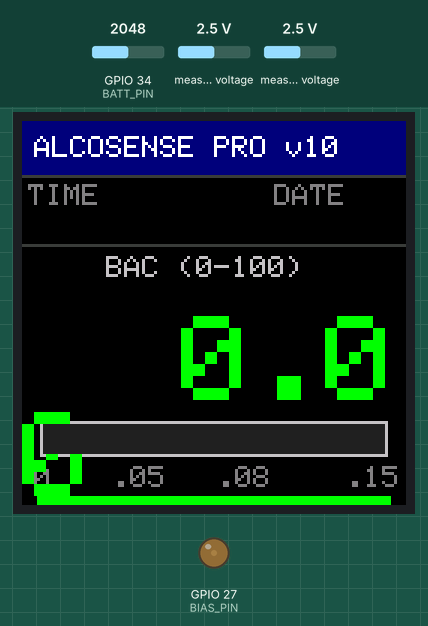
This sketch was run on a simulated ESP32. Shown: 128×128 colour display, output pins drawn as LEDs (lit = HIGH). The test bench sets the inputs (shaded band); at power-on: measured voltage 2.5 V, GPIO 34 (BATT_PIN) = 2048. Pins used as bus, display or sensor lines are not drawn; what the sketch prints to the serial monitor is not drawn.

Above: at 7.7 s.
7.8 s: measured voltage (sensor 200) set to 0.1 V
At 8.5 s:
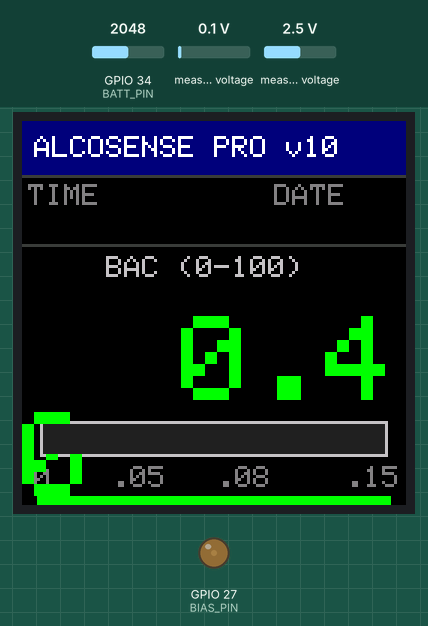
10.1 s: measured voltage (sensor 201) set to 0 V
At 10.4 s:
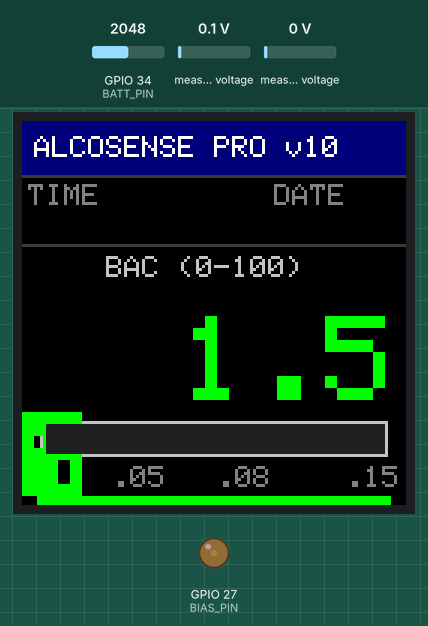
12.6 s: measured voltage (sensor 200) set to 0.4 V
At 13.5 s:
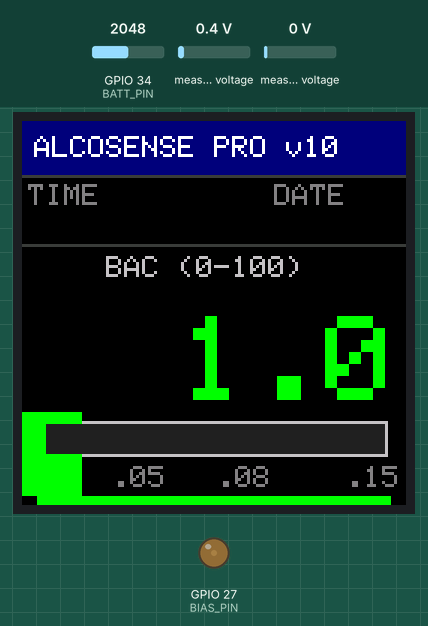
15.6 s: measured voltage (sensor 201) set to 0.1 V
At 16.0 s:
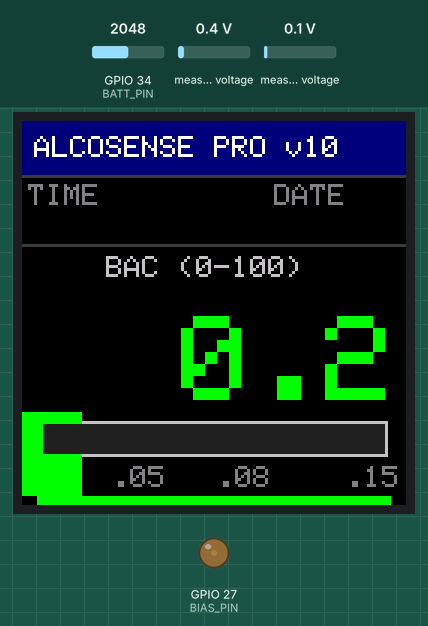
Timing chart, 0 to 18.6 s (numbered marks = the images above; inputs shaded):
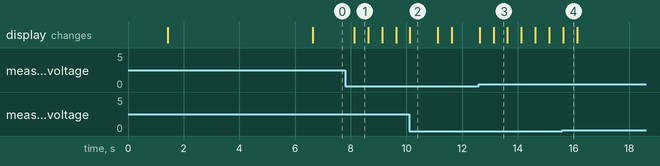

The sketch:

AlcoSense_Pro_ESP32.ino
```cpp
// ================================================================
//  AlcoSense Pro — ESP32 Version
//  (Reverted to classic loop logic without the state machine)
//  UPDATED: 0.00–100.00 scale | GAIN_FOUR | Moving average filter
// ================================================================

#include <Adafruit_ADS1X15.h>
#include <Adafruit_GFX.h>
#include <Adafruit_ST7735.h>
#include <SPI.h>
#include <Wire.h>

// ──────────────────────────────────────────────────────────────
//  ★ TFT INIT — change if display blank
//    INITR_BLACKTAB       most 1.44" black-PCB modules
//    INITR_144GREENTAB    green-PCB modules (Use this to fix edge static lines)
// ──────────────────────────────────────────────────────────────
#define TFT_INIT_TYPE INITR_144GREENTAB

#define TFT_CS 5
#define TFT_DC 2
#define TFT_RST 4
#define BIAS_PIN 27
#define BATT_PIN 34

Adafruit_ST7735 tft = Adafruit_ST7735(TFT_CS, TFT_DC, TFT_RST);
Adafruit_ADS1115 ads;

const float MAX_BAC_PCT = 0.300;
const float DISPLAY_MAX = 100.00;
const float LSB_MV = 0.03125;
const float RF_MOHM = 1.0;

// Sensitivity calibration value. Adjust this if readings are too high/low.
// 476.0 is standard for 0.010% BAC
float SENSITIVITY_NA = 476.0;

const uint8_t BIAS_PWM = 27;

const int MA_SIZE = 16;
int16_t maBuffer[MA_SIZE];
int maIndex = 0;
long maSum = 0;
bool maFilled = false;

float baselineADC = 0.0;
unsigned long prevRead = 0;
const unsigned long READ_MS = 500UL;

float movingAverage(int16_t newVal) {
  if (!maFilled && maIndex == 0) {
    for (int i=0; i<MA_SIZE; i++) maBuffer[i] = newVal;
    maSum = (long)newVal * MA_SIZE;
    maFilled = true;
  }
  maSum -= maBuffer[maIndex];
  maBuffer[maIndex] = newVal;
  maSum += newVal;
  maIndex = (maIndex + 1) % MA_SIZE;
  return (float)maSum / (float)MA_SIZE;
}

// Color definitions
#define C_BLACK   0x0000
#define C_WHITE   0xFFFF
#define C_NAVY    0x000F
#define C_GREY    0x8410
#define C_LGREY   0xC618
#define C_STEEL   0x39E7
#define C_DKGREY  0x2104
#define C_GREEN   0x07E0
#define C_AMBER   0xFD20
#define C_ORANGE  0xFD20
#define C_RED     0xF800
#define C_PURPLE  0x780F
#define C_MAGENTA 0xF81F

void drawSkeleton() {
  tft.fillScreen(C_BLACK);
  tft.fillRect(0, 0, 128, 18, C_NAVY);
  tft.setTextSize(1);
  tft.setTextColor(C_WHITE);
  tft.setCursor(4, 5);
  tft.print(F("ALCOSENSE PRO v10"));

  tft.drawFastHLine(0, 18, 128, C_STEEL);

  tft.setTextColor(C_GREY);
  tft.setCursor(2, 21);
  tft.print(F("TIME"));
  tft.setCursor(84, 21);
  tft.print(F("DATE"));

  tft.drawFastHLine(0, 41, 128, C_STEEL);

  tft.setTextColor(C_LGREY);
  tft.setCursor(28, 45);
  tft.print(F("BAC (0-100)"));

  // Progress bar outline
  tft.drawRect(6, 100, 116, 12, C_LGREY);
  tft.fillRect(7, 101, 114, 10, C_DKGREY);

  tft.setTextColor(C_GREY);
  tft.setCursor(4, 115);
  tft.print(F("0"));
  tft.setCursor(30, 115);
  tft.print(F(".05"));
  tft.setCursor(65, 115);
  tft.print(F(".08"));
  tft.setCursor(108, 115);
  tft.print(F(".15"));
}

void drawValue(float bac, float disp, float current_nA) {
  uint16_t col = C_GREEN;
  const char* status = "   SOBER   ";

  if (bac >= 0.150) { col = C_PURPLE; status = "  DANGER!  "; }
  else if (bac >= 0.080) { col = C_RED; status = "  ILLEGAL  "; }
  else if (bac >= 0.050) { col = C_AMBER; status = "  CAUTION  "; }
  else if (bac >= 0.020) { col = C_GREEN; status = "   CLEAR   "; }

  // Overwrite old value with blank box first
  tft.fillRect(0, 55, 128, 40, C_BLACK);

  tft.setTextSize(4);
  tft.setTextColor(col);

  char val[10];
  sprintf(val, "%6.2f", disp);
  tft.setCursor(5, 65);
  tft.print(val);

  // Progress Bar
  int16_t fw = (int16_t)((disp / DISPLAY_MAX) * 114.0);
  if (fw < 0) fw = 0;
  if (fw > 114) fw = 114;
  tft.fillRect(7, 101, 114, 10, C_DKGREY);
  if (fw > 0) tft.fillRect(7, 101, fw, 10, col);

  // Status Box
  tft.fillRect(5, 125, 118, 18, col);
  tft.setTextSize(1);
  tft.setTextColor(C_BLACK);
  tft.setCursor(30, 130);
  tft.print(status);
}

void setup() {
  Serial.begin(115200);
  delay(1000);

  const int pwmChannel = 0;
  ledcSetup(pwmChannel, 5000, 8);
  ledcAttachPin(BIAS_PIN, pwmChannel);
  ledcWrite(pwmChannel, BIAS_PWM);

  pinMode(TFT_RST, OUTPUT);
  digitalWrite(TFT_RST, HIGH); delay(10);
  digitalWrite(TFT_RST, LOW); delay(20);
  digitalWrite(TFT_RST, HIGH); delay(200);

  tft.initR(TFT_INIT_TYPE);
  tft.setRotation(0);
  tft.fillScreen(C_BLACK);

  Wire.begin();
  if (!ads.begin()) {
    Serial.println(F("ADS1115 FAILED"));
    tft.setTextColor(C_RED);
    tft.setTextSize(2);
    tft.setCursor(10, 50);
    tft.print(F("ADS ERROR"));
    while (1) delay(100);
  }
  ads.setGain(GAIN_FOUR);
  ads.setDataRate(RATE_ADS1115_128SPS);

  tft.fillScreen(C_BLACK);
  tft.setTextColor(C_AMBER);
  tft.setTextSize(1);
  tft.setCursor(10, 18);
  tft.print(F("AUTO-CALIBRATING"));
  Serial.print(F("Calibrating... "));

  long calSum = 0;
  for (int i = 0; i < 10; i++) {
    calSum += ads.readADC_Differential_0_1();
    delay(500);
  }
  baselineADC = (float)calSum / 10.0f;
  Serial.println(F("Done!"));

  drawSkeleton();
}

void loop() {
  unsigned long now = millis();

  if (now - prevRead >= READ_MS) {
    prevRead = now;

    int16_t rawADC = ads.readADC_Differential_0_1();
    float smoothed = movingAverage(rawADC);
    float delta = smoothed - baselineADC;
    float delta_mV = delta * LSB_MV;
    float current_nA = -delta_mV / RF_MOHM;

    // Noise floor (Deadband)
    if (current_nA < 15.0f) current_nA = 0.0f;

    float bac = (current_nA / SENSITIVITY_NA) * 0.010f;
    if (bac < 0.0f) bac = 0.0f;

    float disp = (bac / MAX_BAC_PCT) * DISPLAY_MAX;
    if (disp > DISPLAY_MAX) disp = DISPLAY_MAX;

    drawValue(bac, disp, current_nA);

    float pinV = (analogRead(BATT_PIN) / 4095.0f) * 3.3f;
    float battV = pinV * 2.0f;

    // Matches old Serial Output format exactly
    Serial.print(F("Smooth:")); Serial.print(smoothed, 1);
    Serial.print(F("  dV_mV:")); Serial.print(delta_mV, 4);
    Serial.print(F("  I_nA:")); Serial.print(current_nA, 4);
    Serial.print(F("  Index:")); Serial.print(disp, 2);
    Serial.print(F("  BAC%:")); Serial.print(bac, 4);
    Serial.print(F("  Batt:")); Serial.print(battV, 2);
    Serial.println(F("V"));
  }
}
```

Measured:
- after the input at 7.8 s, the display: changes after 0.33 s (image 1)
- what the display in image 1 shows lasts 0.5 s, from 8.1 s to 8.6 s
- what the display in image 2 shows lasts 1.0 s, from 10.1 s to 11.1 s
